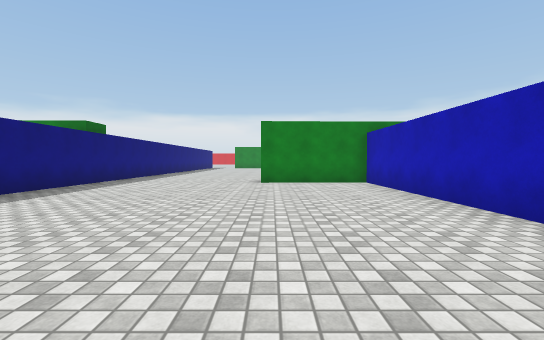
View 1 (above)

24 first-person views from a walk through a 3-D level made in the Unity game engine. The camera is 1.2 m above the floor, tilts 2° down and sees 90° across. The floor is counted in squares, 1.8 m on a side. Each view is taken from the middle of a square. On the plan, view 1 faces up. The plan holds only what a view shows up to about 9 squares ahead; the rest is blank. The place goes on beyond the plan. The player is left out. Surface patterns are stand-ins for the level's own textures.

View 2
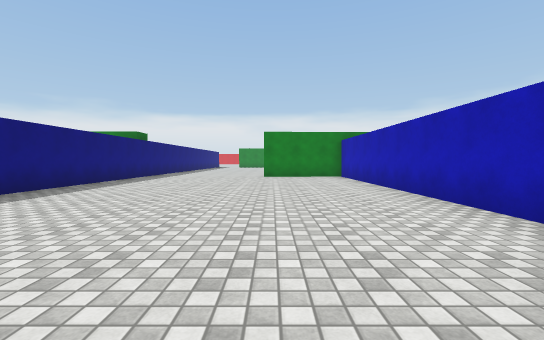

View 3
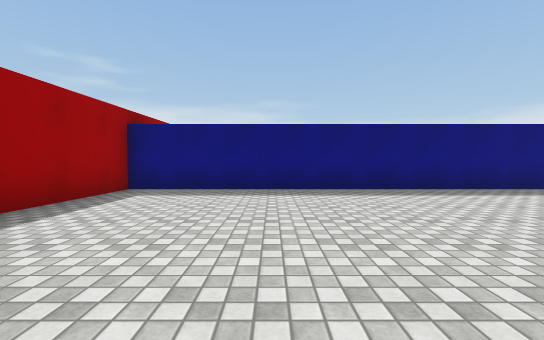

View 4
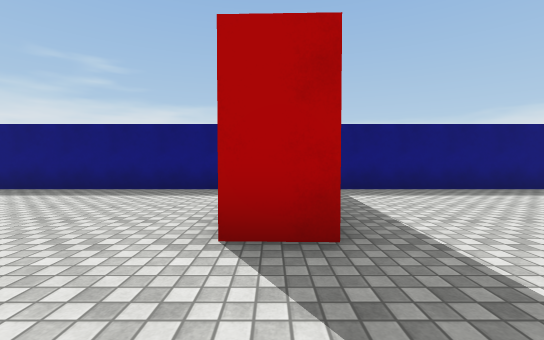

View 5
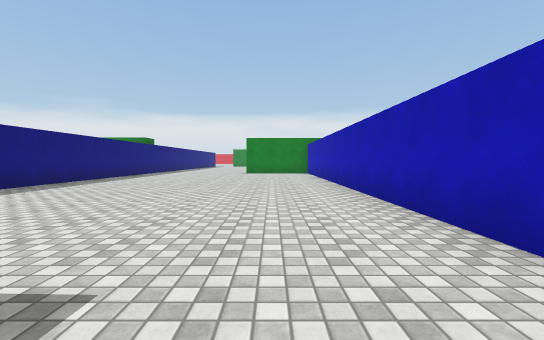

View 6
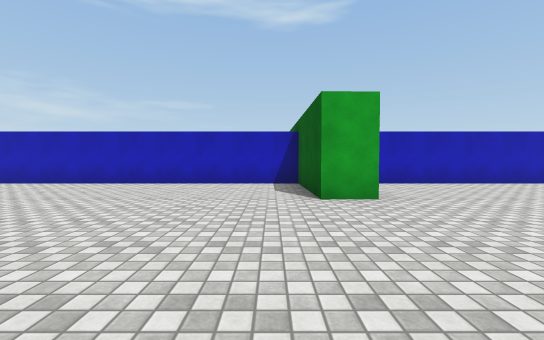

View 7
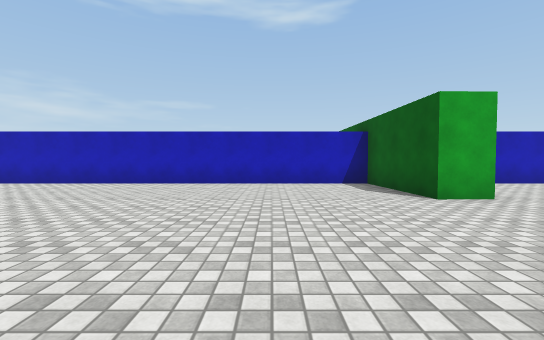

View 8
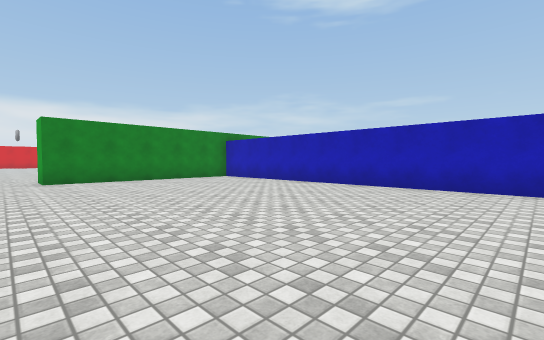

View 9
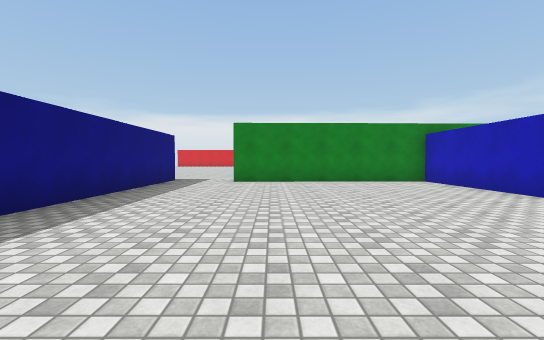

View 10
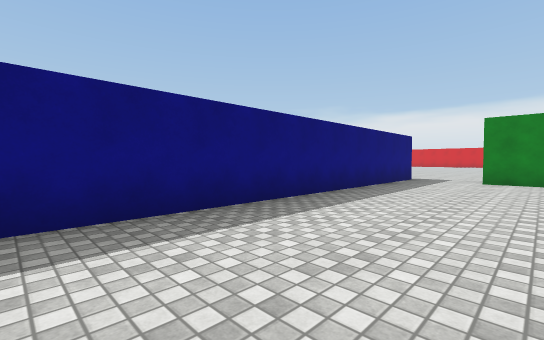

View 11
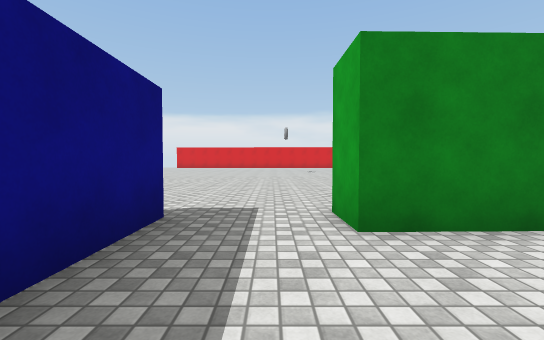

View 12
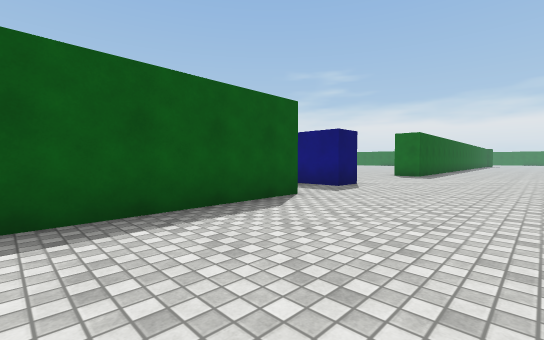

View 13
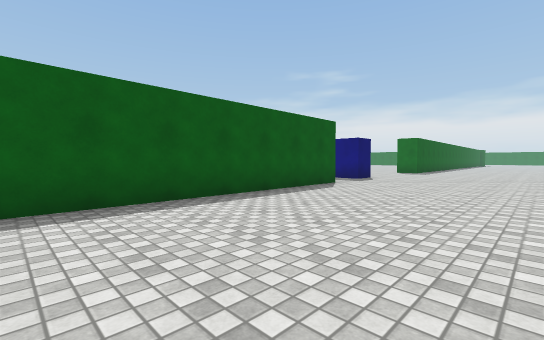

View 14
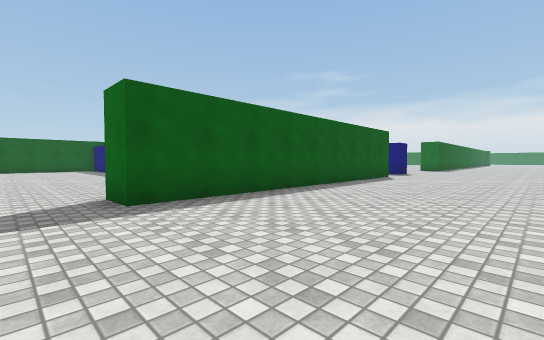

View 15
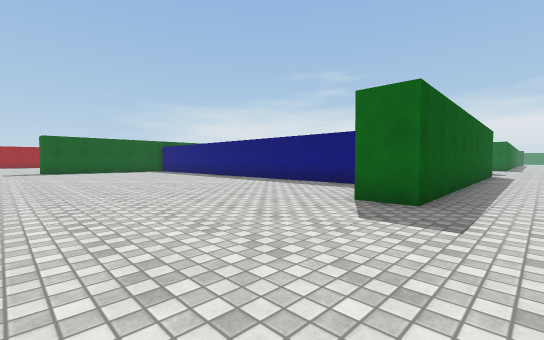

View 16
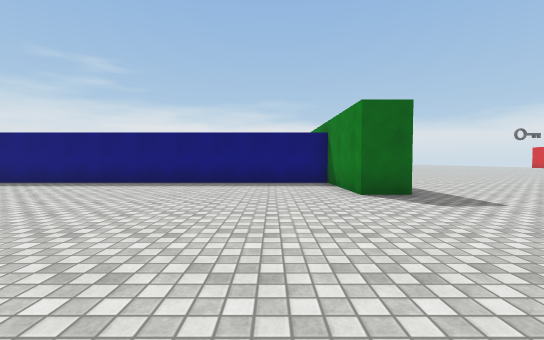

View 17
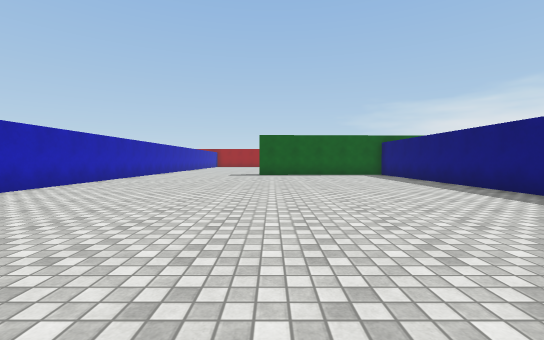

View 18
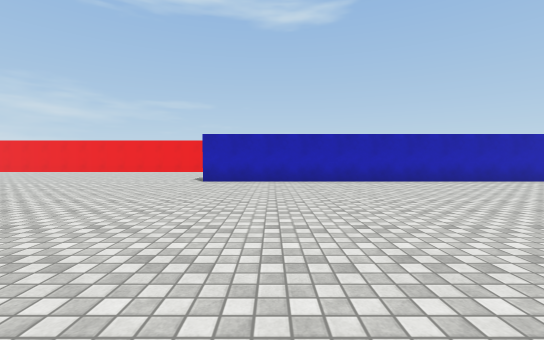

View 19
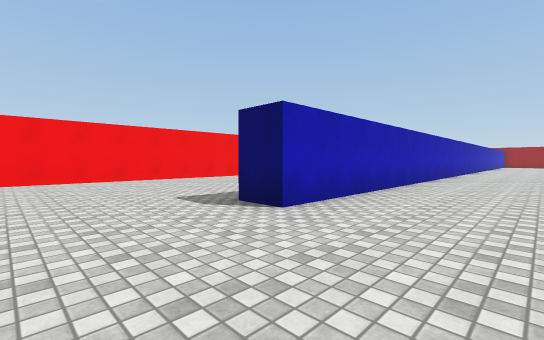

View 20
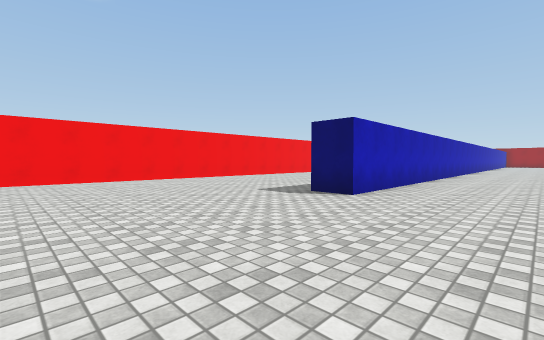

View 21
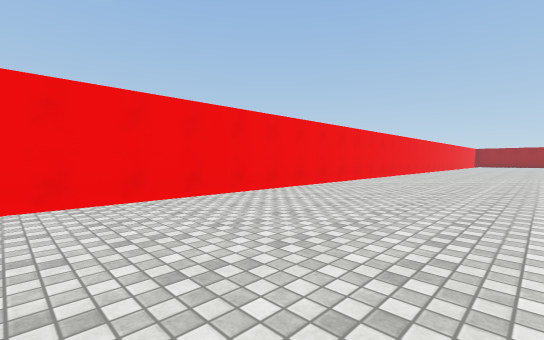

View 22
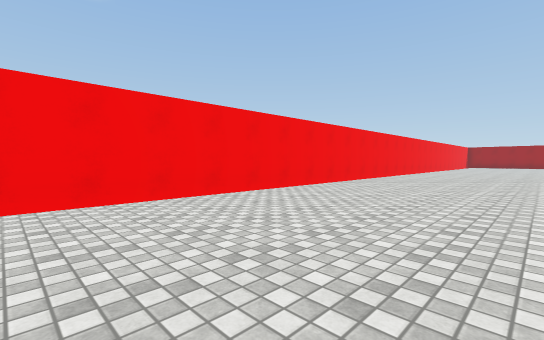

View 23
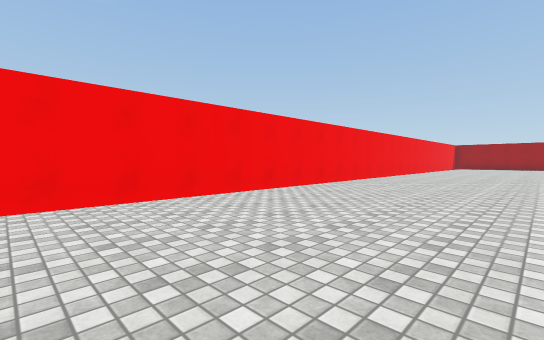

View 24
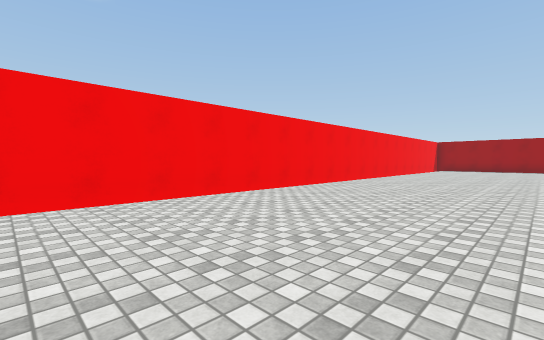

### Floor plan
Points are (right, up) in squares from view 1. A wall is a line through its corners. A room is listed if a view was taken in it or the views show most of it. See-through windows are left out.
Room 1 (views 1, 2, 3, 4, 5, 6, 7, 8, 9, 10, 11)
walls: (2.9, -4.2) (2.9, 8.2) (-0.3, 8.2) (-0.4, 9.2) (2.9, 9.2) (2.9, 23.6) (-3.2, 23.5); (-1.2, -5.4) (-1.2, -6.5); (-5.3, -7.2) (-5.3, -12.4); (-5.3, 9) (-5.3, -5.3) (-2.3, -5.4); (-5.3, 24.2) (-5.3, 13.9)
ways out: opening at (-4.5, 24) to room 2
Room 2 (views 12, 13, 14, 15, 16, 17, 18, 19, 20, 21, 22, 23, 24)
walls: (14.6, 13) (14.6, 24.2) (15.6, 24.2); (21.9, 6.1) (21.9, 29.1); (-3.2, 23.5) (-3.2, 24.5) (6.7, 24.7) (6.7, 23.7) (3.9, 23.7) (3.9, 12.9); (-6.2, 24.2) (-5.3, 24.2)
ways out: opening at (-4.5, 24) to room 1

Positions as (right, up) in squares from view 1, and headings:
1: (0, 0), facing up
2: (0, -3), facing up
3: (1, -2), facing left
4: (1, -6), facing left
5: (1, -6), facing up
6: (-5, 10), facing right
7: (-5, 12), facing right
8: (-4, 14), facing up-right
9: (-2, 15), facing up
10: (-2, 14), facing up-left
11: (-4, 21), facing up
12: (1, 28), facing down-left
13: (4, 29), facing down-left
14: (8, 29), facing down-left
15: (11, 26), facing down-left
16: (12, 22), facing left
17: (9, 22), facing down
18: (6, 22), facing right
19: (12, 27), facing down-right
20: (12, 29), facing down-right
21: (17, 28), facing down-right
22: (17, 24), facing down-right
23: (17, 19), facing down-right
24: (17, 14), facing down-right
